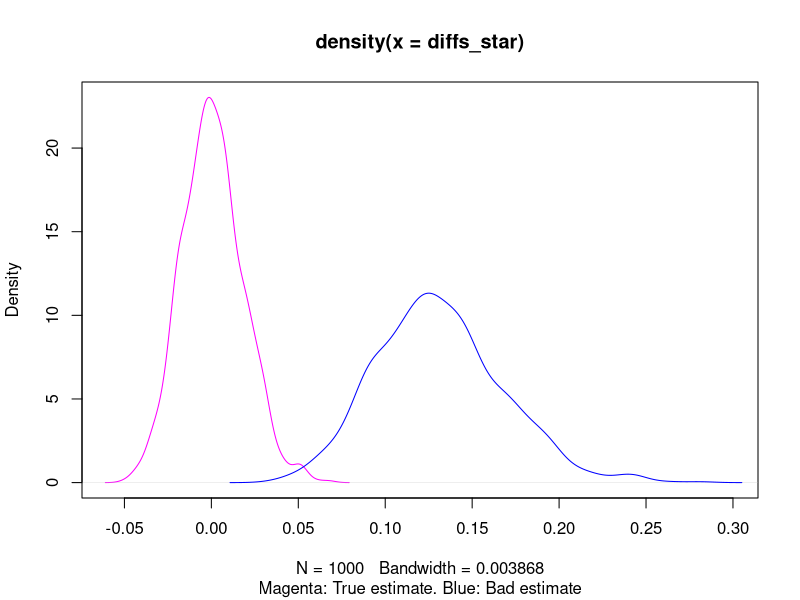
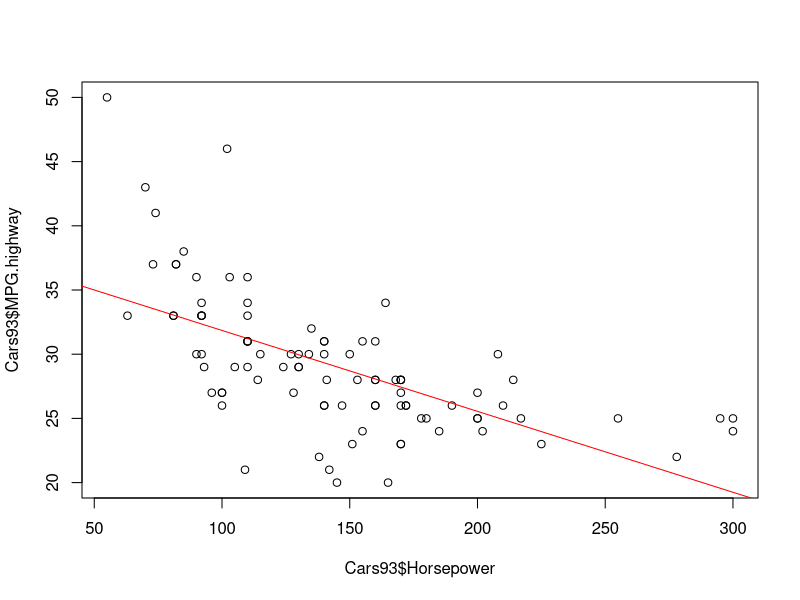
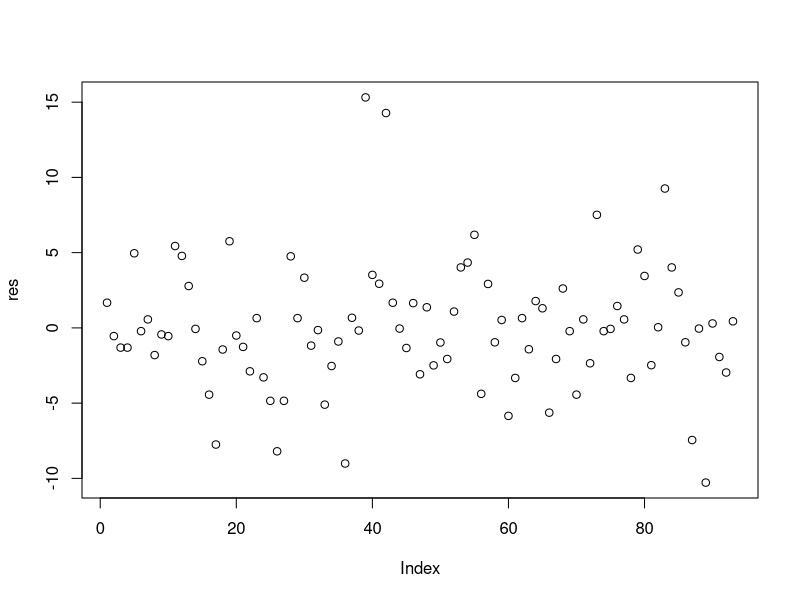

Reproduce these figures in R, in order.
## ---- chunk 1
n <- 200
estimate_p <- function(X) {
  return(length(X)/(length(X)+sum(X)))
}
p <- 0.3

diffs <- c()
diffs_star <- c()
for (i in 1:1000) {
  X <- rgeom(n, p)
  p_est <- 1/mean(X)
  p_est_star <- estimate_p(X)
  diff <- p_est - p
  diff_star <- p_est_star - p
  
  diffs <- c(diffs, diff)
  diffs_star <- c(diffs_star, diff_star)
}
plot(density(diffs_star), xlim=c(-0.06, 0.3), col="magenta", sub="Magenta: True estimate. Blue: Bad estimate")
lines(density(diffs), col="blue")
## ---- chunk 2
library(MASS)
fit <- lm(Cars93$MPG.highway ~ Cars93$Horsepower)
plot(Cars93$Horsepower, Cars93$MPG.highway)
abline(fit, col="red")
## ---- chunk 3
coeffs <- coefficients(fit)
estimate_mpg <- function(x) {
  return(coeffs[1] + coeffs[2]*x)
}
hp <- 225
cat("The estimated mileage for a car with", hp, "horsepower is", estimate_mpg(hp))
## ---- chunk 4
res <- resid(fit)
plot(res)
